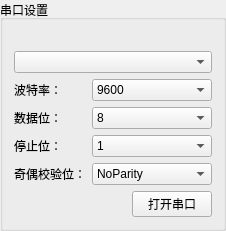
         <widget class="QGroupBox" name="groupBox">
          <property name="title">
           <string>串口设置</string>
          </property>
          <layout class="QGridLayout" name="gridLayout_3">
           <item row="1" column="0">
            <layout class="QVBoxLayout" name="verticalLayout">
             <item>
              <widget class="QComboBox" name="comboBoxSerialPort"/>
             </item>
             <item>
              <layout class="QGridLayout" name="gridLayout_2">
               <item row="0" column="0">
                <widget class="QLabel" name="label">
                 <property name="text">
                  <string>波特率：</string>
                 </property>
                </widget>
               </item>
               <item row="3" column="0">
                <widget class="QLabel" name="label_5">
                 <property name="text">
                  <string>奇偶校验位：</string>
                 </property>
                </widget>
               </item>
               <item row="2" column="1">
                <widget class="QComboBox" name="comboBoxStopBits">
                 <item>
                  <property name="text">
                   <string>1</string>
                  </property>
                 </item>
                 <item>
                  <property name="text">
                   <string>3</string>
                  </property>
                 </item>
                 <item>
                  <property name="text">
                   <string>2</string>
                  </property>
                 </item>
                </widget>
               </item>
               <item row="1" column="1">
                <widget class="QComboBox" name="comboBoxDataBits">
                 <property name="currentIndex">
                  <number>3</number>
                 </property>
                 <item>
                  <property name="text">
                   <string>5</string>
                  </property>
                 </item>
                 <item>
                  <property name="text">
                   <string>6</string>
                  </property>
                 </item>
                 <item>
                  <property name="text">
                   <string>7</string>
                  </property>
                 </item>
                 <item>
                  <property name="text">
                   <string>8</string>
                  </property>
                 </item>
                </widget>
               </item>
               <item row="3" column="1">
                <widget class="QComboBox" name="comboBoxCheckBits">
                 <item>
                  <property name="text">
                   <string>NoParity</string>
                  </property>
                 </item>
                 <item>
                  <property name="text">
                   <string>EvenParity</string>
                  </property>
                 </item>
                 <item>
                  <property name="text">
                   <string>OddParity</string>
                  </property>
                 </item>
                 <item>
                  <property name="text">
                   <string>SpaceParity</string>
                  </property>
                 </item>
                 <item>
                  <property name="text">
                   <string>MarkParity</string>
                  </property>
                 </item>
                </widget>
               </item>
               <item row="1" column="0">
                <widget class="QLabel" name="label_3">
                 <property name="text">
                  <string>数据位：</string>
                 </property>
                </widget>
               </item>
               <item row="2" column="0">
                <widget class="QLabel" name="label_4">
                 <property name="text">
                  <string>停止位：</string>
                 </property>
                </widget>
               </item>
               <item row="4" column="1">
                <layout class="QHBoxLayout" name="horizontalLayout_3">
                 <item>
                  <spacer name="horizontalSpacer_2">
                   <property name="orientation">
                    <enum>Qt::Horizontal</enum>
                   </property>
                   <property name="sizeHint" stdset="0">
                    <size>
                     <width>40</width>
                     <height>20</height>
                    </size>
                   </property>
                  </spacer>
                 </item>
                 <item>
                  <widget class="QPushButton" name="BtnOpenSerial">
                   <property name="text">
                    <string>打开串口</string>
                   </property>
                  </widget>
                 </item>
                </layout>
               </item>
               <item row="0" column="1">
                <widget class="QComboBox" name="comboBoxBaud">
                 <property name="currentIndex">
                  <number>3</number>
                 </property>
                 <item>
                  <property name="text">
                   <string>1200</string>
                  </property>
                 </item>
                 <item>
                  <property name="text">
                   <string>2400</string>
                  </property>
                 </item>
                 <item>
                  <property name="text">
                   <string>4800</string>
                  </property>
                 </item>
                 <item>
                  <property name="text">
                   <string>9600</string>
                  </property>
                 </item>
                 <item>
                  <property name="text">
                   <string>19200</string>
                  </property>
                 </item>
                 <item>
                  <property name="text">
                   <string>38400</string>
                  </property>
                 </item>
                 <item>
                  <property name="text">
                   <string>57600</string>
                  </property>
                 </item>
                 <item>
                  <property name="text">
                   <string>115200</string>
                  </property>
                 </item>
                </widget>
               </item>
              </layout>
             </item>
            </layout>
           </item>
           <item row="0" column="0">
            <spacer name="horizontalSpacer_24">
             <property name="orientation">
              <enum>Qt::Horizontal</enum>
             </property>
             <property name="sizeHint" stdset="0">
              <size>
               <width>40</width>
               <height>20</height>
              </size>
             </property>
            </spacer>
           </item>
          </layout>
         </widget>
